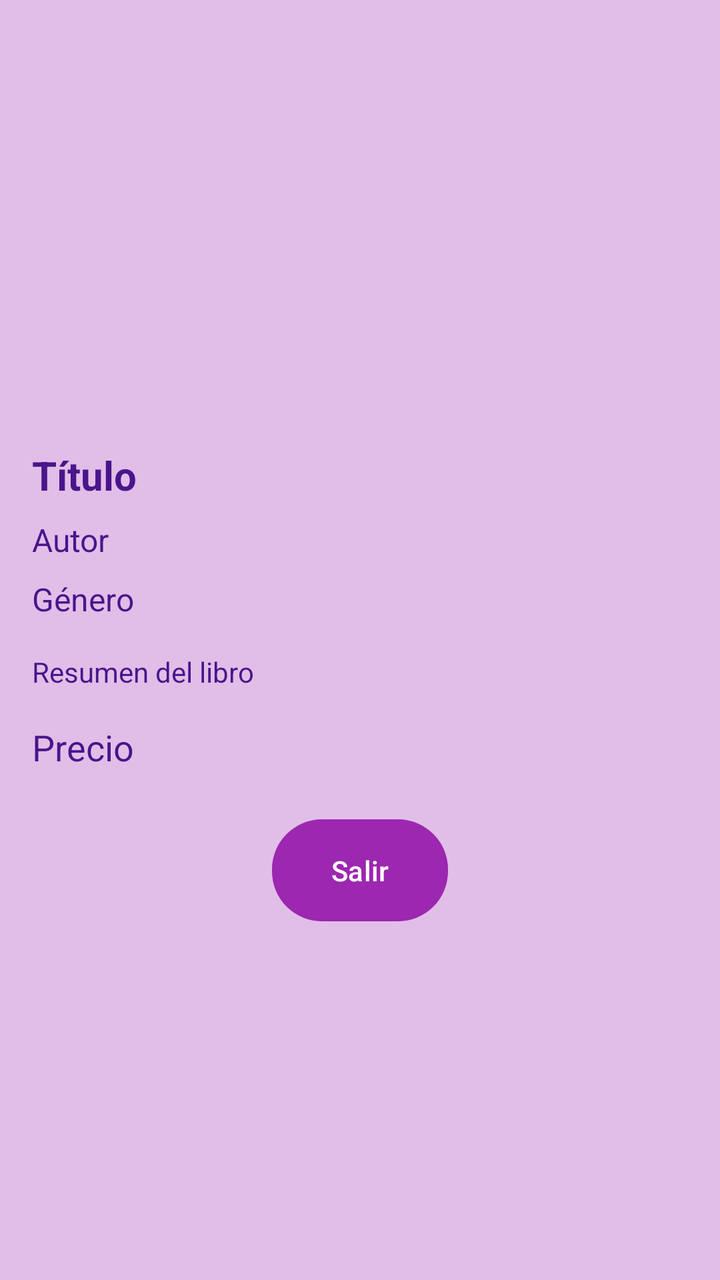
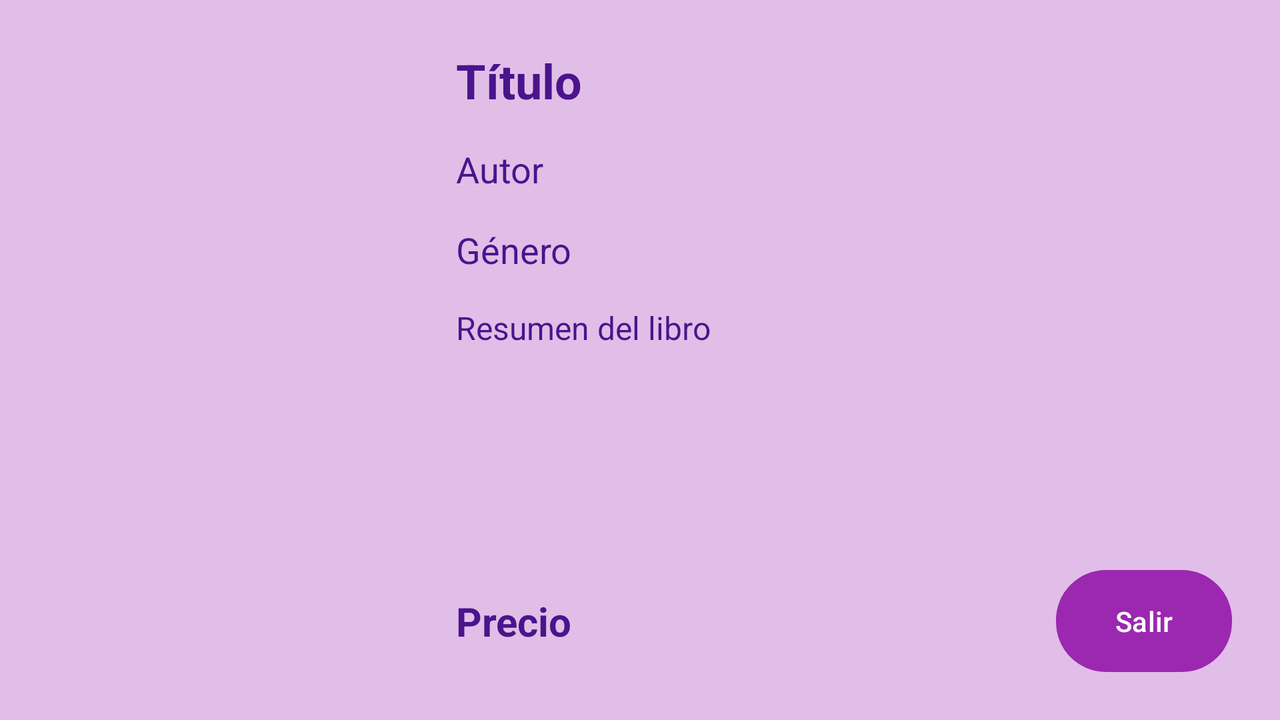

The same Android screen from two of the app's own layout files: first res/layout/ as a phone draws it, then the repository's variant for another configuration, drawn on a device whose configuration selects that folder. Both files follow.
<!-- AndroidManifest.xml: application theme Theme.ProyectoDAS_1 -->
<!-- res/layout/libro_detalles.xml -->
<androidx.constraintlayout.widget.ConstraintLayout xmlns:android="http://schemas.android.com/apk/res/android"
    xmlns:app="http://schemas.android.com/apk/res-auto"
    android:layout_width="match_parent"
    android:layout_height="match_parent">

    
    <ImageView
        android:id="@+id/portada"
        android:layout_width="150dp"
        android:layout_height="200dp"
        android:layout_marginTop="16dp"
        android:layout_marginStart="16dp"
        android:layout_marginEnd="16dp"
        app:layout_constraintTop_toTopOf="parent"
        app:layout_constraintStart_toStartOf="parent"
        android:contentDescription="Portada del libro"/>

    
    <TextView
        android:id="@+id/titulo"
        style="@style/TextoPastel"
        android:layout_width="0dp"
        android:layout_height="wrap_content"
        android:text="Título"
        android:textSize="20sp"
        android:textStyle="bold"
        app:layout_constraintTop_toBottomOf="@id/portada"
        app:layout_constraintStart_toStartOf="parent"
        app:layout_constraintEnd_toEndOf="parent"
        android:layout_marginTop="8dp"
        android:layout_marginStart="16dp"
        android:layout_marginEnd="16dp"/>

    
    <TextView
        android:id="@+id/autor"
        style="@style/TextoPastel"
        android:layout_width="0dp"
        android:layout_height="wrap_content"
        android:text="Autor"
        android:textSize="16sp"
        app:layout_constraintTop_toBottomOf="@id/titulo"
        app:layout_constraintStart_toStartOf="parent"
        app:layout_constraintEnd_toEndOf="parent"
        android:layout_marginTop="8dp"
        android:layout_marginStart="16dp"
        android:layout_marginEnd="16dp"/>

    
    <TextView
        android:id="@+id/genero"
        style="@style/TextoPastel"
        android:layout_width="0dp"
        android:layout_height="wrap_content"
        android:text="Género"
        android:textSize="16sp"
        app:layout_constraintTop_toBottomOf="@id/autor"
        app:layout_constraintStart_toStartOf="parent"
        app:layout_constraintEnd_toEndOf="parent"
        android:layout_marginTop="8dp"
        android:layout_marginStart="16dp"
        android:layout_marginEnd="16dp"/>

    
    <TextView
        android:id="@+id/resumen"
        style="@style/TextoPastel"
        android:layout_width="0dp"
        android:layout_height="wrap_content"
        android:text="Resumen del libro"
        android:textSize="14sp"
        app:layout_constraintTop_toBottomOf="@id/genero"
        app:layout_constraintStart_toStartOf="parent"
        app:layout_constraintEnd_toEndOf="parent"
        android:layout_marginTop="16dp"
        android:maxLines="5"
        android:ellipsize="end"
        android:layout_marginStart="16dp"
        android:layout_marginEnd="16dp"/>

    
    <TextView
        android:id="@+id/precio"
        style="@style/TextoPastel"
        android:layout_width="wrap_content"
        android:layout_height="wrap_content"
        android:text="Precio"
        android:textSize="18sp"
        app:layout_constraintTop_toBottomOf="@id/resumen"
        app:layout_constraintStart_toStartOf="parent"
        android:layout_marginTop="16dp"
        android:layout_marginStart="16dp"
        android:layout_marginEnd="16dp"/>

    <Button
        android:id="@+id/btn_salir"
        style="@style/BotonPastel"
        android:layout_width="wrap_content"
        android:layout_height="wrap_content"
        android:text="Salir"
        app:layout_constraintTop_toBottomOf="@id/precio"
        app:layout_constraintStart_toStartOf="parent"
        app:layout_constraintEnd_toEndOf="parent"
        android:layout_marginTop="24dp"
        android:layout_marginBottom="16dp"/>

</androidx.constraintlayout.widget.ConstraintLayout>
<!-- resources referenced by this layout -->
<resources>
  <style name="BotonPastel" parent="Widget.Material3.Button">
          <item name="android:background">@drawable/button_background</item>
          <item name="android:textColor">@color/colorButtonText</item>
          <item name="android:padding">12dp</item>
      </style>
  <style name="TextoPastel">
          <item name="android:textColor">@color/colorText</item>
          <item name="android:textSize">18sp</item>
      </style>
  <style name="Theme.ProyectoDAS_1" parent="Base.Theme.ProyectoDAS_1" />
  <!-- drawable button_background (drawable) -->
  <?xml version="1.0" encoding="utf-8"?>
  <shape xmlns:android="http://schemas.android.com/apk/res/android" android:shape="rectangle">
      <corners android:radius="25dp"/>
      <solid android:color="@color/colorButton"/>
  </shape>
  <color name="colorButtonText">#FFFFFF</color>
  <color name="colorText">#4A148C</color>
  <style name="Base.Theme.ProyectoDAS_1" parent="Theme.Material3.DayNight.NoActionBar">
          
          <item name="colorPrimary">@color/colorPrimary</item>
          <item name="colorPrimaryVariant">@color/colorPrimaryVariant</item>
          <item name="colorSecondary">@color/colorSecondary</item>
          <item name="colorTertiary">@color/colorTertiary</item>
  
          
          <item name="android:windowBackground">@color/colorBackground</item>
          <item name="android:textColorPrimary">@color/colorOnBackground</item>
  
          
          <item name="android:buttonStyle">@style/BotonPastel</item>
      </style>
  <color name="colorButton">#BA68C8</color>
  <color name="colorPrimary">#9C27B0</color>
  <color name="colorPrimaryVariant">#7B1FA2</color>
  <color name="colorSecondary">#F48FB1</color>
  <color name="colorTertiary">#7986CB</color>
  <color name="colorBackground">#E1BEE7</color>
  <color name="colorOnBackground">#4A148C</color>
</resources>
<!-- res/layout-land/libro_detalles.xml (the repository's variant of the layout above) -->
<!-- drawn on the phone turned sideways -->
<?xml version="1.0" encoding="utf-8"?>
<androidx.constraintlayout.widget.ConstraintLayout xmlns:android="http://schemas.android.com/apk/res/android"
    xmlns:app="http://schemas.android.com/apk/res-auto"
    android:layout_width="match_parent"
    android:layout_height="match_parent">

    
    <ImageView
        android:id="@+id/portada"
        android:layout_width="180dp"
        android:layout_height="250dp"
        android:layout_marginStart="24dp"
        app:layout_constraintTop_toTopOf="parent"
        app:layout_constraintStart_toStartOf="parent"
        app:layout_constraintBottom_toBottomOf="parent"
        android:contentDescription="Portada del libro"/>

    
    <androidx.constraintlayout.widget.ConstraintLayout
        android:id="@+id/panel_info"
        android:layout_width="0dp"
        android:layout_height="0dp"
        android:layout_marginStart="24dp"
        android:layout_marginEnd="24dp"
        app:layout_constraintTop_toTopOf="parent"
        app:layout_constraintBottom_toBottomOf="parent"
        app:layout_constraintStart_toEndOf="@id/portada"
        app:layout_constraintEnd_toEndOf="parent">

        
        <TextView
            android:id="@+id/titulo"
            style="@style/TextoPastel"
            android:layout_width="0dp"
            android:layout_height="wrap_content"
            android:text="Título"
            android:textSize="24sp"
            android:textStyle="bold"
            app:layout_constraintTop_toTopOf="parent"
            app:layout_constraintStart_toStartOf="parent"
            app:layout_constraintEnd_toEndOf="parent"
            android:layout_marginTop="24dp"/>

        
        <TextView
            android:id="@+id/autor"
            style="@style/TextoPastel"
            android:layout_width="0dp"
            android:layout_height="wrap_content"
            android:text="Autor"
            android:textSize="18sp"
            app:layout_constraintTop_toBottomOf="@id/titulo"
            app:layout_constraintStart_toStartOf="parent"
            app:layout_constraintEnd_toEndOf="parent"
            android:layout_marginTop="16dp"/>

        
        <TextView
            android:id="@+id/genero"
            style="@style/TextoPastel"
            android:layout_width="0dp"
            android:layout_height="wrap_content"
            android:text="Género"
            android:textSize="18sp"
            app:layout_constraintTop_toBottomOf="@id/autor"
            app:layout_constraintStart_toStartOf="parent"
            app:layout_constraintEnd_toEndOf="parent"
            android:layout_marginTop="16dp"/>

        
        <ScrollView
            android:id="@+id/scroll_resumen"
            android:layout_width="0dp"
            android:layout_height="0dp"
            app:layout_constraintTop_toBottomOf="@id/genero"
            app:layout_constraintStart_toStartOf="parent"
            app:layout_constraintEnd_toEndOf="parent"
            app:layout_constraintBottom_toTopOf="@id/precio_container"
            android:layout_marginTop="16dp"
            android:layout_marginBottom="16dp">

            <TextView
                android:id="@+id/resumen"
                style="@style/TextoPastel"
                android:layout_width="match_parent"
                android:layout_height="wrap_content"
                android:text="Resumen del libro"
                android:textSize="16sp"/>
        </ScrollView>

        
        <androidx.constraintlayout.widget.ConstraintLayout
            android:id="@+id/precio_container"
            android:layout_width="0dp"
            android:layout_height="wrap_content"
            app:layout_constraintStart_toStartOf="parent"
            app:layout_constraintEnd_toEndOf="parent"
            app:layout_constraintBottom_toBottomOf="parent"
            android:layout_marginBottom="24dp">

            
            <TextView
                android:id="@+id/precio"
                style="@style/TextoPastel"
                android:layout_width="wrap_content"
                android:layout_height="wrap_content"
                android:text="Precio"
                android:textSize="20sp"
                android:textStyle="bold"
                app:layout_constraintStart_toStartOf="parent"
                app:layout_constraintTop_toTopOf="parent"
                app:layout_constraintBottom_toBottomOf="parent"/>

            <Button
                android:id="@+id/btn_salir"
                style="@style/BotonPastel"
                android:layout_width="wrap_content"
                android:layout_height="wrap_content"
                android:text="Salir"
                app:layout_constraintEnd_toEndOf="parent"
                app:layout_constraintTop_toTopOf="parent"
                app:layout_constraintBottom_toBottomOf="parent"/>

        </androidx.constraintlayout.widget.ConstraintLayout>

    </androidx.constraintlayout.widget.ConstraintLayout>

</androidx.constraintlayout.widget.ConstraintLayout>
